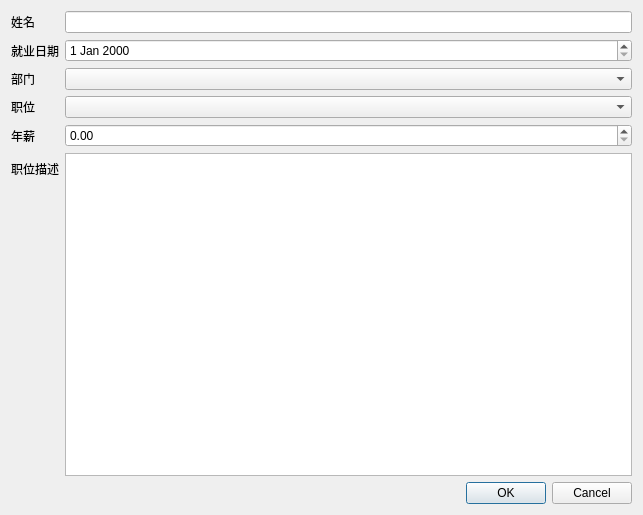
<?xml version="1.0" encoding="UTF-8"?>
<ui version="4.0">
 <class>Dialog</class>
 <widget class="QDialog" name="Dialog">
  <property name="geometry">
   <rect>
    <x>0</x>
    <y>0</y>
    <width>643</width>
    <height>515</height>
   </rect>
  </property>
  <property name="windowTitle">
   <string>Dialog</string>
  </property>
  <layout class="QVBoxLayout" name="verticalLayout">
   <item>
    <layout class="QFormLayout" name="formLayout">
     <item row="0" column="0">
      <widget class="QLabel" name="label">
       <property name="text">
        <string>姓名</string>
       </property>
       <property name="buddy">
        <cstring>lineEdit</cstring>
       </property>
      </widget>
     </item>
     <item row="0" column="1">
      <widget class="QLineEdit" name="lineEdit"/>
     </item>
     <item row="1" column="0">
      <widget class="QLabel" name="label_2">
       <property name="text">
        <string>就业日期</string>
       </property>
       <property name="buddy">
        <cstring>dateEdit</cstring>
       </property>
      </widget>
     </item>
     <item row="1" column="1">
      <widget class="QDateEdit" name="dateEdit"/>
     </item>
     <item row="2" column="0">
      <widget class="QLabel" name="label_3">
       <property name="text">
        <string>部门</string>
       </property>
       <property name="buddy">
        <cstring>comboBox</cstring>
       </property>
      </widget>
     </item>
     <item row="2" column="1">
      <widget class="QComboBox" name="comboBox"/>
     </item>
     <item row="3" column="0">
      <widget class="QLabel" name="label_4">
       <property name="text">
        <string>职位</string>
       </property>
       <property name="buddy">
        <cstring>comboBox_2</cstring>
       </property>
      </widget>
     </item>
     <item row="3" column="1">
      <widget class="QComboBox" name="comboBox_2"/>
     </item>
     <item row="4" column="0">
      <widget class="QLabel" name="label_5">
       <property name="text">
        <string>年薪</string>
       </property>
       <property name="buddy">
        <cstring>doubleSpinBox</cstring>
       </property>
      </widget>
     </item>
     <item row="4" column="1">
      <widget class="QDoubleSpinBox" name="doubleSpinBox"/>
     </item>
     <item row="5" column="0">
      <widget class="QLabel" name="label_6">
       <property name="text">
        <string>职位描述</string>
       </property>
       <property name="buddy">
        <cstring>plainTextEdit</cstring>
       </property>
      </widget>
     </item>
     <item row="5" column="1">
      <widget class="QPlainTextEdit" name="plainTextEdit"/>
     </item>
    </layout>
   </item>
   <item>
    <widget class="QDialogButtonBox" name="buttonBox">
     <property name="orientation">
      <enum>Qt::Horizontal</enum>
     </property>
     <property name="standardButtons">
      <set>QDialogButtonBox::Cancel|QDialogButtonBox::Ok</set>
     </property>
    </widget>
   </item>
  </layout>
 </widget>
 <tabstops>
  <tabstop>lineEdit</tabstop>
  <tabstop>dateEdit</tabstop>
  <tabstop>comboBox</tabstop>
  <tabstop>comboBox_2</tabstop>
  <tabstop>doubleSpinBox</tabstop>
  <tabstop>plainTextEdit</tabstop>
 </tabstops>
 <resources>
  <include location="../../DX_res.qrc"/>
 </resources>
 <connections/>
</ui>
